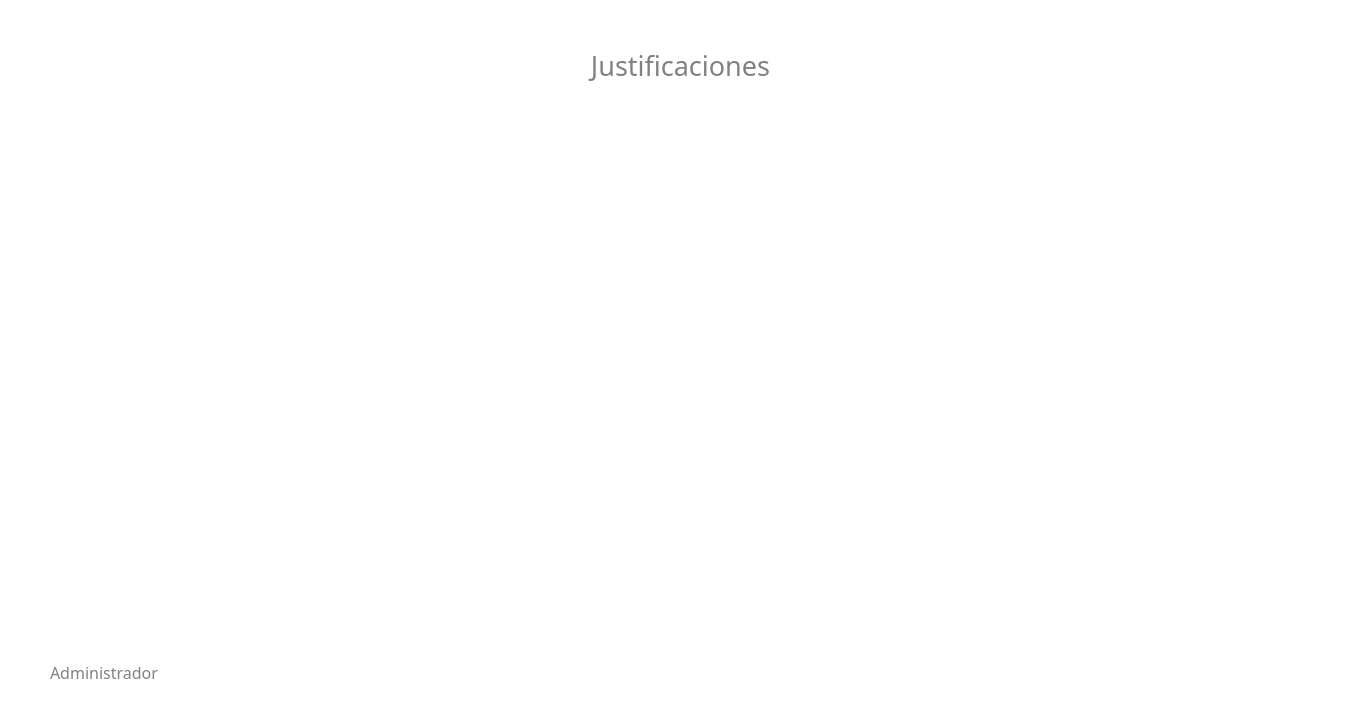
<?xml version="1.0" encoding="UTF-8"?>
<ui version="4.0">
 <class>administrador_justificacion_staff</class>
 <widget class="QWidget" name="administrador_justificacion_staff">
  <property name="geometry">
   <rect>
    <x>0</x>
    <y>0</y>
    <width>1366</width>
    <height>711</height>
   </rect>
  </property>
  <property name="windowTitle">
   <string>Form</string>
  </property>
  <widget class="QLabel" name="label_4">
   <property name="geometry">
    <rect>
     <x>50</x>
     <y>660</y>
     <width>161</width>
     <height>25</height>
    </rect>
   </property>
   <property name="font">
    <font>
     <family>Montserrat</family>
     <pointsize>12</pointsize>
     <weight>50</weight>
     <bold>false</bold>
    </font>
   </property>
   <property name="styleSheet">
    <string notr="true">border: none;
color: #818181;</string>
   </property>
   <property name="text">
    <string>Administrador</string>
   </property>
  </widget>
  <widget class="QLabel" name="label_3">
   <property name="geometry">
    <rect>
     <x>60</x>
     <y>50</y>
     <width>1241</width>
     <height>31</height>
    </rect>
   </property>
   <property name="font">
    <font>
     <family>Montserrat</family>
     <pointsize>20</pointsize>
    </font>
   </property>
   <property name="styleSheet">
    <string notr="true">border: none;
color: #818181;</string>
   </property>
   <property name="text">
    <string>Justificaciones</string>
   </property>
   <property name="alignment">
    <set>Qt::AlignCenter</set>
   </property>
  </widget>
  <widget class="QLabel" name="label">
   <property name="geometry">
    <rect>
     <x>0</x>
     <y>0</y>
     <width>1366</width>
     <height>711</height>
    </rect>
   </property>
   <property name="styleSheet">
    <string notr="true">background: white;</string>
   </property>
   <property name="text">
    <string/>
   </property>
  </widget>
  <widget class="QScrollArea" name="scrollArea">
   <property name="geometry">
    <rect>
     <x>59</x>
     <y>100</y>
     <width>1241</width>
     <height>541</height>
    </rect>
   </property>
   <property name="styleSheet">
    <string notr="true">background-color: white;
border:none;</string>
   </property>
   <property name="widgetResizable">
    <bool>true</bool>
   </property>
   <widget class="QWidget" name="scrollAreaWidgetContents_2">
    <property name="geometry">
     <rect>
      <x>0</x>
      <y>0</y>
      <width>1241</width>
      <height>541</height>
     </rect>
    </property>
    <layout class="QGridLayout" name="gridLayout_3">
     <item row="0" column="0">
      <layout class="QGridLayout" name="gridLayout_justificaciones"/>
     </item>
    </layout>
   </widget>
  </widget>
  <zorder>label</zorder>
  <zorder>scrollArea</zorder>
  <zorder>label_3</zorder>
  <zorder>label_4</zorder>
 </widget>
 <resources/>
 <connections/>
</ui>
